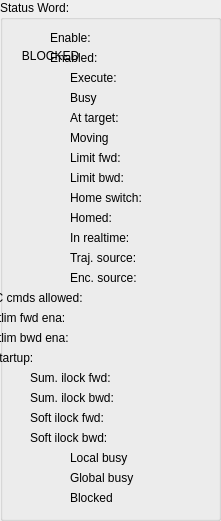
   <widget class="QGroupBox" name="groupBox_3">
    <property name="geometry">
     <rect>
      <x>230</x>
      <y>30</y>
      <width>221</width>
      <height>521</height>
     </rect>
    </property>
    <property name="title">
     <string>Status Word:</string>
    </property>
    <widget class="caLed" name="caled_67">
     <property name="geometry">
      <rect>
       <x>150</x>
       <y>330</y>
       <width>31</width>
       <height>16</height>
      </rect>
     </property>
     <property name="rectangular">
      <bool>true</bool>
     </property>
     <property name="gradientEnabled">
      <bool>false</bool>
     </property>
     <property name="ledWidth">
      <number>12</number>
     </property>
     <property name="ledHeight">
      <number>12</number>
     </property>
     <property name="channel" stdset="0">
      <string notr="true">$(DEV):$(Axis)-SftLimBwdEna-RB</string>
     </property>
     <property name="falseColor">
      <color>
       <red>160</red>
       <green>160</green>
       <blue>160</blue>
      </color>
     </property>
     <property name="trueColor">
      <color>
       <red>0</red>
       <green>85</green>
       <blue>0</blue>
      </color>
     </property>
    </widget>
    <widget class="caLed" name="caled_45">
     <property name="geometry">
      <rect>
       <x>150</x>
       <y>30</y>
       <width>31</width>
       <height>16</height>
      </rect>
     </property>
     <property name="rectangular">
      <bool>true</bool>
     </property>
     <property name="gradientEnabled">
      <bool>false</bool>
     </property>
     <property name="ledWidth">
      <number>12</number>
     </property>
     <property name="ledHeight">
      <number>12</number>
     </property>
     <property name="channel" stdset="0">
      <string notr="true">$(DEV):$(Axis)-EnaCmd-RB</string>
     </property>
     <property name="falseColor">
      <color>
       <red>160</red>
       <green>160</green>
       <blue>160</blue>
      </color>
     </property>
     <property name="trueColor">
      <color>
       <red>0</red>
       <green>85</green>
       <blue>0</blue>
      </color>
     </property>
    </widget>
    <widget class="caLabel" name="calabel_82">
     <property name="geometry">
      <rect>
       <x>70</x>
       <y>210</y>
       <width>71</width>
       <height>16</height>
      </rect>
     </property>
     <property name="maximumSize">
      <size>
       <width>16777215</width>
       <height>16</height>
      </size>
     </property>
     <property name="text">
      <string>Homed:</string>
     </property>
    </widget>
    <widget class="caLabel" name="calabel_83">
     <property name="geometry">
      <rect>
       <x>70</x>
       <y>230</y>
       <width>71</width>
       <height>16</height>
      </rect>
     </property>
     <property name="maximumSize">
      <size>
       <width>16777215</width>
       <height>16</height>
      </size>
     </property>
     <property name="text">
      <string>In realtime:</string>
     </property>
    </widget>
    <widget class="caLabel" name="calabel_77">
     <property name="geometry">
      <rect>
       <x>70</x>
       <y>110</y>
       <width>71</width>
       <height>16</height>
      </rect>
     </property>
     <property name="maximumSize">
      <size>
       <width>16777215</width>
       <height>16</height>
      </size>
     </property>
     <property name="text">
      <string>At target:</string>
     </property>
    </widget>
    <widget class="caLabel" name="calabel_78">
     <property name="geometry">
      <rect>
       <x>70</x>
       <y>130</y>
       <width>71</width>
       <height>16</height>
      </rect>
     </property>
     <property name="maximumSize">
      <size>
       <width>16777215</width>
       <height>16</height>
      </size>
     </property>
     <property name="text">
      <string>Moving</string>
     </property>
    </widget>
    <widget class="caLabel" name="calabel_84">
     <property name="geometry">
      <rect>
       <x>70</x>
       <y>250</y>
       <width>71</width>
       <height>16</height>
      </rect>
     </property>
     <property name="maximumSize">
      <size>
       <width>16777215</width>
       <height>16</height>
      </size>
     </property>
     <property name="text">
      <string>Traj. source:</string>
     </property>
    </widget>
    <widget class="caLed" name="caled_62">
     <property name="geometry">
      <rect>
       <x>150</x>
       <y>250</y>
       <width>31</width>
       <height>16</height>
      </rect>
     </property>
     <property name="rectangular">
      <bool>true</bool>
     </property>
     <property name="gradientEnabled">
      <bool>false</bool>
     </property>
     <property name="ledWidth">
      <number>12</number>
     </property>
     <property name="ledHeight">
      <number>12</number>
     </property>
     <property name="channel" stdset="0">
      <string notr="true">$(DEV):$(Axis)-TrjSrcTyp-RB</string>
     </property>
     <property name="falseColor">
      <color>
       <red>160</red>
       <green>160</green>
       <blue>160</blue>
      </color>
     </property>
     <property name="trueColor">
      <color>
       <red>0</red>
       <green>0</green>
       <blue>255</blue>
      </color>
     </property>
    </widget>
    <widget class="caLabel" name="calabel_88">
     <property name="geometry">
      <rect>
       <x>-20</x>
       <y>310</y>
       <width>161</width>
       <height>16</height>
      </rect>
     </property>
     <property name="maximumSize">
      <size>
       <width>16777215</width>
       <height>16</height>
      </size>
     </property>
     <property name="text">
      <string>Softlim fwd ena:</string>
     </property>
    </widget>
    <widget class="caLed" name="caled_54">
     <property name="geometry">
      <rect>
       <x>150</x>
       <y>90</y>
       <width>31</width>
       <height>16</height>
      </rect>
     </property>
     <property name="rectangular">
      <bool>true</bool>
     </property>
     <property name="gradientEnabled">
      <bool>false</bool>
     </property>
     <property name="ledWidth">
      <number>12</number>
     </property>
     <property name="ledHeight">
      <number>12</number>
     </property>
     <property name="channel" stdset="0">
      <string notr="true">$(DEV):$(Axis)-Busy</string>
     </property>
     <property name="falseColor">
      <color>
       <red>0</red>
       <green>85</green>
       <blue>0</blue>
      </color>
     </property>
     <property name="trueColor">
      <color>
       <red>255</red>
       <green>0</green>
       <blue>0</blue>
      </color>
     </property>
    </widget>
    <widget class="caLed" name="caled_56">
     <property name="geometry">
      <rect>
       <x>150</x>
       <y>130</y>
       <width>31</width>
       <height>16</height>
      </rect>
     </property>
     <property name="rectangular">
      <bool>true</bool>
     </property>
     <property name="gradientEnabled">
      <bool>false</bool>
     </property>
     <property name="ledWidth">
      <number>12</number>
     </property>
     <property name="ledHeight">
      <number>12</number>
     </property>
     <property name="channel" stdset="0">
      <string notr="true">$(DEV):$(Axis)-Moving</string>
     </property>
     <property name="falseColor">
      <color>
       <red>0</red>
       <green>85</green>
       <blue>0</blue>
      </color>
     </property>
     <property name="trueColor">
      <color>
       <red>255</red>
       <green>0</green>
       <blue>0</blue>
      </color>
     </property>
    </widget>
    <widget class="caLabel" name="calabel_73">
     <property name="geometry">
      <rect>
       <x>50</x>
       <y>50</y>
       <width>91</width>
       <height>16</height>
      </rect>
     </property>
     <property name="maximumSize">
      <size>
       <width>16777215</width>
       <height>16</height>
      </size>
     </property>
     <property name="text">
      <string>Enabled:</string>
     </property>
    </widget>
    <widget class="caLabel" name="calabel_87">
     <property name="geometry">
      <rect>
       <x>-20</x>
       <y>290</y>
       <width>161</width>
       <height>16</height>
      </rect>
     </property>
     <property name="maximumSize">
      <size>
       <width>16777215</width>
       <height>16</height>
      </size>
     </property>
     <property name="text">
      <string>PLC cmds allowed:</string>
     </property>
    </widget>
    <widget class="caLabel" name="calabel_81">
     <property name="geometry">
      <rect>
       <x>70</x>
       <y>190</y>
       <width>71</width>
       <height>16</height>
      </rect>
     </property>
     <property name="maximumSize">
      <size>
       <width>16777215</width>
       <height>16</height>
      </size>
     </property>
     <property name="text">
      <string>Home switch:</string>
     </property>
    </widget>
    <widget class="caLed" name="caled_57">
     <property name="geometry">
      <rect>
       <x>150</x>
       <y>150</y>
       <width>31</width>
       <height>16</height>
      </rect>
     </property>
     <property name="rectangular">
      <bool>true</bool>
     </property>
     <property name="gradientEnabled">
      <bool>false</bool>
     </property>
     <property name="ledWidth">
      <number>12</number>
     </property>
     <property name="ledHeight">
      <number>12</number>
     </property>
     <property name="channel" stdset="0">
      <string notr="true">$(DEV):$(Axis)-LimFwd</string>
     </property>
     <property name="falseColor">
      <color>
       <red>255</red>
       <green>0</green>
       <blue>0</blue>
      </color>
     </property>
     <property name="trueColor">
      <color>
       <red>0</red>
       <green>85</green>
       <blue>0</blue>
      </color>
     </property>
    </widget>
    <widget class="caLed" name="caled_65">
     <property name="geometry">
      <rect>
       <x>150</x>
       <y>290</y>
       <width>31</width>
       <height>16</height>
      </rect>
     </property>
     <property name="rectangular">
      <bool>true</bool>
     </property>
     <property name="gradientEnabled">
      <bool>false</bool>
     </property>
     <property name="ledWidth">
      <number>12</number>
     </property>
     <property name="ledHeight">
      <number>12</number>
     </property>
     <property name="channel" stdset="0">
      <string notr="true">$(DEV):$(Axis)-CmdFrmPLCCmd-RB</string>
     </property>
     <property name="falseColor">
      <color>
       <red>160</red>
       <green>160</green>
       <blue>160</blue>
      </color>
     </property>
     <property name="trueColor">
      <color>
       <red>0</red>
       <green>0</green>
       <blue>255</blue>
      </color>
     </property>
    </widget>
    <widget class="caLed" name="caled_61">
     <property name="geometry">
      <rect>
       <x>150</x>
       <y>230</y>
       <width>31</width>
       <height>16</height>
      </rect>
     </property>
     <property name="rectangular">
      <bool>true</bool>
     </property>
     <property name="gradientEnabled">
      <bool>false</bool>
     </property>
     <property name="ledWidth">
      <number>12</number>
     </property>
     <property name="ledHeight">
      <number>12</number>
     </property>
     <property name="channel" stdset="0">
      <string notr="true">$(DEV):$(Axis)-InRT</string>
     </property>
     <property name="falseColor">
      <color>
       <red>160</red>
       <green>160</green>
       <blue>160</blue>
      </color>
     </property>
     <property name="trueColor">
      <color>
       <red>0</red>
       <green>85</green>
       <blue>0</blue>
      </color>
     </property>
    </widget>
    <widget class="caLabel" name="calabel_74">
     <property name="geometry">
      <rect>
       <x>70</x>
       <y>70</y>
       <width>71</width>
       <height>16</height>
      </rect>
     </property>
     <property name="maximumSize">
      <size>
       <width>16777215</width>
       <height>16</height>
      </size>
     </property>
     <property name="text">
      <string>Execute:</string>
     </property>
    </widget>
    <widget class="caLed" name="caled_52">
     <property name="geometry">
      <rect>
       <x>150</x>
       <y>50</y>
       <width>31</width>
       <height>16</height>
      </rect>
     </property>
     <property name="rectangular">
      <bool>true</bool>
     </property>
     <property name="gradientEnabled">
      <bool>false</bool>
     </property>
     <property name="ledWidth">
      <number>12</number>
     </property>
     <property name="ledHeight">
      <number>12</number>
     </property>
     <property name="channel" stdset="0">
      <string notr="true">$(DEV):$(Axis)-EnaAct</string>
     </property>
     <property name="falseColor">
      <color>
       <red>160</red>
       <green>160</green>
       <blue>160</blue>
      </color>
     </property>
     <property name="trueColor">
      <color>
       <red>0</red>
       <green>85</green>
       <blue>0</blue>
      </color>
     </property>
    </widget>
    <widget class="caLabel" name="calabel_80">
     <property name="geometry">
      <rect>
       <x>70</x>
       <y>170</y>
       <width>71</width>
       <height>16</height>
      </rect>
     </property>
     <property name="maximumSize">
      <size>
       <width>16777215</width>
       <height>16</height>
      </size>
     </property>
     <property name="text">
      <string>Limit bwd:</string>
     </property>
    </widget>
    <widget class="caLed" name="caled_55">
     <property name="geometry">
      <rect>
       <x>150</x>
       <y>110</y>
       <width>31</width>
       <height>16</height>
      </rect>
     </property>
     <property name="rectangular">
      <bool>true</bool>
     </property>
     <property name="gradientEnabled">
      <bool>false</bool>
     </property>
     <property name="ledWidth">
      <number>12</number>
     </property>
     <property name="ledHeight">
      <number>12</number>
     </property>
     <property name="channel" stdset="0">
      <string notr="true">$(DEV):$(Axis)-AtTarget</string>
     </property>
     <property name="falseColor">
      <color>
       <red>160</red>
       <green>160</green>
       <blue>160</blue>
      </color>
     </property>
     <property name="trueColor">
      <color>
       <red>0</red>
       <green>85</green>
       <blue>0</blue>
      </color>
     </property>
    </widget>
    <widget class="caByteController" name="cabytecontroller">
     <property name="geometry">
      <rect>
       <x>180</x>
       <y>30</y>
       <width>20</width>
       <height>481</height>
      </rect>
     </property>
     <property name="channel" stdset="0">
      <string notr="true">$(DEV):$(Axis)-Stat</string>
     </property>
     <property name="endBit">
      <number>23</number>
     </property>
    </widget>
    <widget class="caLed" name="caled_66">
     <property name="geometry">
      <rect>
       <x>150</x>
       <y>310</y>
       <width>31</width>
       <height>16</height>
      </rect>
     </property>
     <property name="rectangular">
      <bool>true</bool>
     </property>
     <property name="gradientEnabled">
      <bool>false</bool>
     </property>
     <property name="ledWidth">
      <number>12</number>
     </property>
     <property name="ledHeight">
      <number>12</number>
     </property>
     <property name="channel" stdset="0">
      <string notr="true">$(DEV):$(Axis)-SftLimFwdEna-RB</string>
     </property>
     <property name="falseColor">
      <color>
       <red>160</red>
       <green>160</green>
       <blue>160</blue>
      </color>
     </property>
     <property name="trueColor">
      <color>
       <red>0</red>
       <green>85</green>
       <blue>0</blue>
      </color>
     </property>
    </widget>
    <widget class="caLed" name="caled_59">
     <property name="geometry">
      <rect>
       <x>150</x>
       <y>190</y>
       <width>31</width>
       <height>16</height>
      </rect>
     </property>
     <property name="rectangular">
      <bool>true</bool>
     </property>
     <property name="gradientEnabled">
      <bool>false</bool>
     </property>
     <property name="ledWidth">
      <number>12</number>
     </property>
     <property name="ledHeight">
      <number>12</number>
     </property>
     <property name="channel" stdset="0">
      <string notr="true">$(DEV):$(Axis)-HomeSwitch</string>
     </property>
     <property name="falseColor">
      <color>
       <red>160</red>
       <green>160</green>
       <blue>160</blue>
      </color>
     </property>
     <property name="trueColor">
      <color>
       <red>0</red>
       <green>85</green>
       <blue>0</blue>
      </color>
     </property>
    </widget>
    <widget class="caLed" name="caled_58">
     <property name="geometry">
      <rect>
       <x>150</x>
       <y>170</y>
       <width>31</width>
       <height>16</height>
      </rect>
     </property>
     <property name="rectangular">
      <bool>true</bool>
     </property>
     <property name="gradientEnabled">
      <bool>false</bool>
     </property>
     <property name="ledWidth">
      <number>12</number>
     </property>
     <property name="ledHeight">
      <number>12</number>
     </property>
     <property name="channel" stdset="0">
      <string notr="true">$(DEV):$(Axis)-LimBwd</string>
     </property>
     <property name="falseColor">
      <color>
       <red>255</red>
       <green>0</green>
       <blue>0</blue>
      </color>
     </property>
     <property name="trueColor">
      <color>
       <red>0</red>
       <green>85</green>
       <blue>0</blue>
      </color>
     </property>
    </widget>
    <widget class="caLabel" name="calabel_72">
     <property name="geometry">
      <rect>
       <x>50</x>
       <y>30</y>
       <width>91</width>
       <height>16</height>
      </rect>
     </property>
     <property name="maximumSize">
      <size>
       <width>16777215</width>
       <height>16</height>
      </size>
     </property>
     <property name="text">
      <string>Enable:</string>
     </property>
    </widget>
    <widget class="caLabel" name="calabel_76">
     <property name="geometry">
      <rect>
       <x>70</x>
       <y>90</y>
       <width>71</width>
       <height>16</height>
      </rect>
     </property>
     <property name="maximumSize">
      <size>
       <width>16777215</width>
       <height>16</height>
      </size>
     </property>
     <property name="text">
      <string>Busy</string>
     </property>
    </widget>
    <widget class="caLed" name="caled_60">
     <property name="geometry">
      <rect>
       <x>150</x>
       <y>210</y>
       <width>31</width>
       <height>16</height>
      </rect>
     </property>
     <property name="rectangular">
      <bool>true</bool>
     </property>
     <property name="gradientEnabled">
      <bool>false</bool>
     </property>
     <property name="ledWidth">
      <number>12</number>
     </property>
     <property name="ledHeight">
      <number>12</number>
     </property>
     <property name="channel" stdset="0">
      <string notr="true">$(DEV):$(Axis)-Homed</string>
     </property>
     <property name="falseColor">
      <color>
       <red>255</red>
       <green>0</green>
       <blue>0</blue>
      </color>
     </property>
     <property name="trueColor">
      <color>
       <red>0</red>
       <green>85</green>
       <blue>0</blue>
      </color>
     </property>
    </widget>
    <widget class="caLabel" name="calabel_85">
     <property name="geometry">
      <rect>
       <x>70</x>
       <y>270</y>
       <width>71</width>
       <height>16</height>
      </rect>
     </property>
     <property name="maximumSize">
      <size>
       <width>16777215</width>
       <height>16</height>
      </size>
     </property>
     <property name="text">
      <string>Enc. source:</string>
     </property>
    </widget>
    <widget class="caLabel" name="calabel_89">
     <property name="geometry">
      <rect>
       <x>-20</x>
       <y>330</y>
       <width>161</width>
       <height>16</height>
      </rect>
     </property>
     <property name="maximumSize">
      <size>
       <width>16777215</width>
       <height>16</height>
      </size>
     </property>
     <property name="text">
      <string>Softlim bwd ena:</string>
     </property>
    </widget>
    <widget class="caLed" name="caled_63">
     <property name="geometry">
      <rect>
       <x>150</x>
       <y>270</y>
       <width>31</width>
       <height>16</height>
      </rect>
     </property>
     <property name="rectangular">
      <bool>true</bool>
     </property>
     <property name="gradientEnabled">
      <bool>false</bool>
     </property>
     <property name="ledWidth">
      <number>12</number>
     </property>
     <property name="ledHeight">
      <number>12</number>
     </property>
     <property name="channel" stdset="0">
      <string notr="true">$(DEV):$(Axis)-EncSrcTyp-RB</string>
     </property>
     <property name="falseColor">
      <color>
       <red>160</red>
       <green>160</green>
       <blue>160</blue>
      </color>
     </property>
     <property name="trueColor">
      <color>
       <red>0</red>
       <green>0</green>
       <blue>255</blue>
      </color>
     </property>
    </widget>
    <widget class="caLabel" name="calabel_79">
     <property name="geometry">
      <rect>
       <x>70</x>
       <y>150</y>
       <width>71</width>
       <height>16</height>
      </rect>
     </property>
     <property name="maximumSize">
      <size>
       <width>16777215</width>
       <height>16</height>
      </size>
     </property>
     <property name="text">
      <string>Limit fwd:</string>
     </property>
    </widget>
    <widget class="caLed" name="caled_53">
     <property name="geometry">
      <rect>
       <x>150</x>
       <y>70</y>
       <width>31</width>
       <height>16</height>
      </rect>
     </property>
     <property name="rectangular">
      <bool>true</bool>
     </property>
     <property name="gradientEnabled">
      <bool>false</bool>
     </property>
     <property name="ledWidth">
      <number>12</number>
     </property>
     <property name="ledHeight">
      <number>12</number>
     </property>
     <property name="channel" stdset="0">
      <string notr="true">$(DEV):$(Axis)-ExeCmd-RB</string>
     </property>
     <property name="falseColor">
      <color>
       <red>160</red>
       <green>160</green>
       <blue>160</blue>
      </color>
     </property>
     <property name="trueColor">
      <color>
       <red>0</red>
       <green>85</green>
       <blue>0</blue>
      </color>
     </property>
    </widget>
    <widget class="caLed" name="caled_77">
     <property name="geometry">
      <rect>
       <x>150</x>
       <y>350</y>
       <width>31</width>
       <height>16</height>
      </rect>
     </property>
     <property name="rectangular">
      <bool>true</bool>
     </property>
     <property name="gradientEnabled">
      <bool>false</bool>
     </property>
     <property name="ledWidth">
      <number>12</number>
     </property>
     <property name="ledHeight">
      <number>12</number>
     </property>
     <property name="channel" stdset="0">
      <string notr="true">$(DEV):$(Axis)-InStartup</string>
     </property>
     <property name="falseColor">
      <color>
       <red>160</red>
       <green>160</green>
       <blue>160</blue>
      </color>
     </property>
     <property name="trueColor">
      <color>
       <red>0</red>
       <green>85</green>
       <blue>0</blue>
      </color>
     </property>
    </widget>
    <widget class="caLabel" name="calabel_90">
     <property name="geometry">
      <rect>
       <x>-20</x>
       <y>350</y>
       <width>161</width>
       <height>16</height>
      </rect>
     </property>
     <property name="maximumSize">
      <size>
       <width>16777215</width>
       <height>16</height>
      </size>
     </property>
     <property name="text">
      <string>In startup:</string>
     </property>
    </widget>
    <widget class="caLed" name="caled_87">
     <property name="geometry">
      <rect>
       <x>150</x>
       <y>370</y>
       <width>31</width>
       <height>16</height>
      </rect>
     </property>
     <property name="rectangular">
      <bool>true</bool>
     </property>
     <property name="gradientEnabled">
      <bool>false</bool>
     </property>
     <property name="ledWidth">
      <number>12</number>
     </property>
     <property name="ledHeight">
      <number>12</number>
     </property>
     <property name="channel" stdset="0">
      <string notr="true">$(DEV):$(Axis)-SumIlockFwd</string>
     </property>
     <property name="falseColor">
      <color>
       <red>0</red>
       <green>85</green>
       <blue>0</blue>
      </color>
     </property>
     <property name="trueColor">
      <color>
       <red>255</red>
       <green>0</green>
       <blue>0</blue>
      </color>
     </property>
    </widget>
    <widget class="caLabel" name="calabel_91">
     <property name="geometry">
      <rect>
       <x>30</x>
       <y>370</y>
       <width>111</width>
       <height>16</height>
      </rect>
     </property>
     <property name="maximumSize">
      <size>
       <width>16777215</width>
       <height>16</height>
      </size>
     </property>
     <property name="text">
      <string>Sum. ilock fwd:</string>
     </property>
    </widget>
    <widget class="caLabel" name="calabel_92">
     <property name="geometry">
      <rect>
       <x>30</x>
       <y>390</y>
       <width>111</width>
       <height>16</height>
      </rect>
     </property>
     <property name="maximumSize">
      <size>
       <width>16777215</width>
       <height>16</height>
      </size>
     </property>
     <property name="text">
      <string>Sum. ilock bwd:</string>
     </property>
    </widget>
    <widget class="caLed" name="caled_88">
     <property name="geometry">
      <rect>
       <x>150</x>
       <y>390</y>
       <width>31</width>
       <height>16</height>
      </rect>
     </property>
     <property name="rectangular">
      <bool>true</bool>
     </property>
     <property name="gradientEnabled">
      <bool>false</bool>
     </property>
     <property name="ledWidth">
      <number>12</number>
     </property>
     <property name="ledHeight">
      <number>12</number>
     </property>
     <property name="channel" stdset="0">
      <string notr="true">$(DEV):$(Axis)-SumIlockBwd</string>
     </property>
     <property name="falseColor">
      <color>
       <red>0</red>
       <green>85</green>
       <blue>0</blue>
      </color>
     </property>
     <property name="trueColor">
      <color>
       <red>255</red>
       <green>0</green>
       <blue>0</blue>
      </color>
     </property>
    </widget>
    <widget class="caLed" name="caled_89">
     <property name="geometry">
      <rect>
       <x>150</x>
       <y>410</y>
       <width>31</width>
       <height>16</height>
      </rect>
     </property>
     <property name="rectangular">
      <bool>true</bool>
     </property>
     <property name="gradientEnabled">
      <bool>false</bool>
     </property>
     <property name="ledWidth">
      <number>12</number>
     </property>
     <property name="ledHeight">
      <number>12</number>
     </property>
     <property name="channel" stdset="0">
      <string notr="true">$(DEV):$(Axis)-SftLimFwdIlock</string>
     </property>
     <property name="falseColor">
      <color>
       <red>0</red>
       <green>85</green>
       <blue>0</blue>
      </color>
     </property>
     <property name="trueColor">
      <color>
       <red>255</red>
       <green>0</green>
       <blue>0</blue>
      </color>
     </property>
    </widget>
    <widget class="caLed" name="caled_90">
     <property name="geometry">
      <rect>
       <x>150</x>
       <y>430</y>
       <width>31</width>
       <height>16</height>
      </rect>
     </property>
     <property name="rectangular">
      <bool>true</bool>
     </property>
     <property name="gradientEnabled">
      <bool>false</bool>
     </property>
     <property name="ledWidth">
      <number>12</number>
     </property>
     <property name="ledHeight">
      <number>12</number>
     </property>
     <property name="channel" stdset="0">
      <string notr="true">$(DEV):$(Axis)-SftLimBwdIlock</string>
     </property>
     <property name="falseColor">
      <color>
       <red>0</red>
       <green>85</green>
       <blue>0</blue>
      </color>
     </property>
     <property name="trueColor">
      <color>
       <red>255</red>
       <green>0</green>
       <blue>0</blue>
      </color>
     </property>
    </widget>
    <widget class="caLabel" name="calabel_93">
     <property name="geometry">
      <rect>
       <x>30</x>
       <y>410</y>
       <width>111</width>
       <height>16</height>
      </rect>
     </property>
     <property name="maximumSize">
      <size>
       <width>16777215</width>
       <height>16</height>
      </size>
     </property>
     <property name="text">
      <string>Soft ilock fwd:</string>
     </property>
    </widget>
    <widget class="caLabel" name="calabel_94">
     <property name="geometry">
      <rect>
       <x>30</x>
       <y>430</y>
       <width>111</width>
       <height>16</height>
      </rect>
     </property>
     <property name="maximumSize">
      <size>
       <width>16777215</width>
       <height>16</height>
      </size>
     </property>
     <property name="text">
      <string>Soft ilock bwd:</string>
     </property>
    </widget>
    <widget class="caLabel" name="calabel_2">
     <property name="geometry">
      <rect>
       <x>10</x>
       <y>30</y>
       <width>81</width>
       <height>51</height>
      </rect>
     </property>
     <property name="text">
      <string>BLOCKED</string>
     </property>
     <property name="alignment">
      <set>Qt::AlignCenter</set>
     </property>
     <property name="foreground">
      <color>
       <red>239</red>
       <green>41</green>
       <blue>41</blue>
      </color>
     </property>
     <property name="background">
      <color>
       <red>238</red>
       <green>238</green>
       <blue>236</blue>
      </color>
     </property>
     <property name="visibility">
      <enum>caLabel::IfNotZero</enum>
     </property>
     <property name="visibilityCalc">
      <string notr="true"/>
     </property>
     <property name="channel" stdset="0">
      <string notr="true">$(DEV):$(Axis)-Blocked</string>
     </property>
    </widget>
    <widget class="caLabel" name="calabel_101">
     <property name="geometry">
      <rect>
       <x>70</x>
       <y>490</y>
       <width>71</width>
       <height>16</height>
      </rect>
     </property>
     <property name="maximumSize">
      <size>
       <width>16777215</width>
       <height>16</height>
      </size>
     </property>
     <property name="text">
      <string>Blocked</string>
     </property>
    </widget>
    <widget class="caLed" name="caled_64">
     <property name="geometry">
      <rect>
       <x>150</x>
       <y>490</y>
       <width>31</width>
       <height>16</height>
      </rect>
     </property>
     <property name="rectangular">
      <bool>true</bool>
     </property>
     <property name="gradientEnabled">
      <bool>false</bool>
     </property>
     <property name="ledWidth">
      <number>12</number>
     </property>
     <property name="ledHeight">
      <number>12</number>
     </property>
     <property name="channel" stdset="0">
      <string notr="true">$(DEV):$(Axis)-Blocked</string>
     </property>
     <property name="falseColor">
      <color>
       <red>0</red>
       <green>85</green>
       <blue>0</blue>
      </color>
     </property>
     <property name="trueColor">
      <color>
       <red>255</red>
       <green>0</green>
       <blue>0</blue>
      </color>
     </property>
    </widget>
    <widget class="caLed" name="caled_68">
     <property name="geometry">
      <rect>
       <x>150</x>
       <y>450</y>
       <width>31</width>
       <height>16</height>
      </rect>
     </property>
     <property name="rectangular">
      <bool>true</bool>
     </property>
     <property name="gradientEnabled">
      <bool>false</bool>
     </property>
     <property name="ledWidth">
      <number>12</number>
     </property>
     <property name="ledHeight">
      <number>12</number>
     </property>
     <property name="channel" stdset="0">
      <string notr="true">$(DEV):$(Axis)-Busy</string>
     </property>
     <property name="falseColor">
      <color>
       <red>0</red>
       <green>85</green>
       <blue>0</blue>
      </color>
     </property>
     <property name="trueColor">
      <color>
       <red>255</red>
       <green>0</green>
       <blue>0</blue>
      </color>
     </property>
    </widget>
    <widget class="caLabel" name="calabel_100">
     <property name="geometry">
      <rect>
       <x>70</x>
       <y>450</y>
       <width>71</width>
       <height>16</height>
      </rect>
     </property>
     <property name="maximumSize">
      <size>
       <width>16777215</width>
       <height>16</height>
      </size>
     </property>
     <property name="text">
      <string>Local busy</string>
     </property>
    </widget>
    <widget class="caLabel" name="calabel_102">
     <property name="geometry">
      <rect>
       <x>70</x>
       <y>470</y>
       <width>71</width>
       <height>16</height>
      </rect>
     </property>
     <property name="maximumSize">
      <size>
       <width>16777215</width>
       <height>16</height>
      </size>
     </property>
     <property name="text">
      <string>Global busy</string>
     </property>
    </widget>
    <widget class="caLed" name="caled_69">
     <property name="geometry">
      <rect>
       <x>150</x>
       <y>470</y>
       <width>31</width>
       <height>16</height>
      </rect>
     </property>
     <property name="rectangular">
      <bool>true</bool>
     </property>
     <property name="gradientEnabled">
      <bool>false</bool>
     </property>
     <property name="ledWidth">
      <number>12</number>
     </property>
     <property name="ledHeight">
      <number>12</number>
     </property>
     <property name="channel" stdset="0">
      <string notr="true">$(DEV):$(Axis)-Busy</string>
     </property>
     <property name="falseColor">
      <color>
       <red>0</red>
       <green>85</green>
       <blue>0</blue>
      </color>
     </property>
     <property name="trueColor">
      <color>
       <red>255</red>
       <green>0</green>
       <blue>0</blue>
      </color>
     </property>
    </widget>
   </widget>
